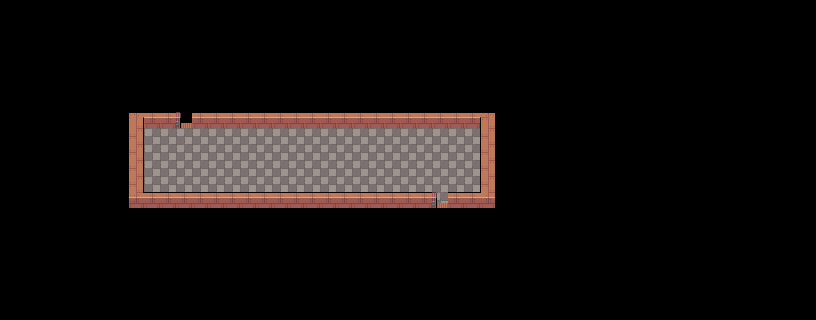

This game map was drawn from its Tiled (.tmx) file and the tilesets committed beside it. A one-line description and the trimmed map source follow:
An orthogonal 51x20 tile map with 16x16 px tiles, 3 tile layers (sfondo, pavimento, collisioni_layer), 1 hidden layer not drawn and 14 objects.

<map version="1.10" tiledversion="1.11.2" orientation="orthogonal" renderorder="right-down" width="51" height="20" tilewidth="16" tileheight="16" infinite="0" nextlayerid="8" nextobjectid="28">
 <tileset firstgid="1" name="CustomTileset" tilewidth="16" tileheight="16" spacing="2" margin="2" tilecount="64" columns="8">
  <image source="CustomTileset.png" width="160" height="160" />
  <tile id="0">
   <properties>
    <property name="solido" type="bool" value="true" />
   </properties>
  </tile>
  <tile id="1">
   <properties>
    <property name="solido" type="bool" value="true" />
   </properties>
  </tile>
  <tile id="2">
   <properties>
    <property name="solido" type="bool" value="true" />
   </properties>
  </tile>
  <tile id="3">
   <properties>
    <property name="solido" type="bool" value="true" />
   </properties>
  </tile>
  <tile id="4">
   <properties>
    <property name="solido" type="bool" value="true" />
   </properties>
  </tile>
  <tile id="5">
   <properties>
    <property name="solido" type="bool" value="true" />
   </properties>
  </tile>
  <tile id="6">
   <properties>
    <property name="solido" type="bool" value="true" />
   </properties>
  </tile>
  <tile id="8">
   <properties>
    <property name="solido" type="bool" value="true" />
   </properties>
  </tile>
  <tile id="10">
   <properties>
    <property name="solido" type="bool" value="true" />
   </properties>
  </tile>
  <tile id="11">
   <properties>
    <property name="solido" type="bool" value="true" />
   </properties>
  </tile>
  <tile id="13">
   <properties>
    <property name="solido" type="bool" value="true" />
   </properties>
  </tile>
  <tile id="16">
   <properties>
    <property name="solido" type="bool" value="true" />
   </properties>
  </tile>
  <tile id="17">
   <properties>
    <property name="solido" type="bool" value="true" />
   </properties>
  </tile>
  <tile id="18">
   <properties>
    <property name="solido" type="bool" value="true" />
   </properties>
  </tile>
  <tile id="19">
   <properties>
    <property name="solido" type="bool" value="true" />
   </properties>
  </tile>
  <tile id="20">
   <properties>
    <property name="solido" type="bool" value="true" />
   </properties>
  </tile>
  <tile id="21">
   <properties>
    <property name="solido" type="bool" value="true" />
   </properties>
  </tile>
  <tile id="22">
   <properties>
    <property name="solido" type="bool" value="true" />
   </properties>
  </tile>
  <tile id="24">
   <properties>
    <property name="solido" type="bool" value="true" />
   </properties>
  </tile>
  <tile id="25">
   <properties>
    <property name="solido" type="bool" value="true" />
   </properties>
  </tile>
  <tile id="26">
   <properties>
    <property name="solido" type="bool" value="true" />
   </properties>
  </tile>
  <tile id="27">
   <properties>
    <property name="solido" type="bool" value="true" />
   </properties>
  </tile>
  <tile id="28">
   <properties>
    <property name="solido" type="bool" value="true" />
   </properties>
  </tile>
  <tile id="29">
   <properties>
    <property name="solido" type="bool" value="true" />
   </properties>
  </tile>
  <tile id="30">
   <properties>
    <property name="solido" type="bool" value="true" />
   </properties>
  </tile>
  <tile id="31">
   <properties>
    <property name="solido" type="bool" value="true" />
   </properties>
  </tile>
  <tile id="32">
   <properties>
    <property name="solido" type="bool" value="true" />
   </properties>
  </tile>
  <tile id="33">
   <properties>
    <property name="solido" type="bool" value="true" />
   </properties>
  </tile>
  <tile id="34">
   <properties>
    <property name="solido" type="bool" value="true" />
   </properties>
  </tile>
  <tile id="35">
   <properties>
    <property name="solido" type="bool" value="true" />
   </properties>
  </tile>
  <tile id="36">
   <properties>
    <property name="solido" type="bool" value="true" />
   </properties>
  </tile>
  <tile id="37">
   <properties>
    <property name="solido" type="bool" value="true" />
   </properties>
  </tile>
 </tileset>
 <layer id="1" name="sfondo" width="51" height="20">
  <data>[1020 cells, 1 non-empty, 1 distinct tile ids]</data>
 </layer>
 <layer id="2" name="pavimento" width="51" height="20">
  <data>[1020 cells, 127 non-empty, 1 distinct tile ids]</data>
 </layer>
 <layer id="3" name="collisioni" width="51" height="20" visible="0">
  <data>[1020 cells, 936 non-empty, 11 distinct tile ids]</data>
 </layer>
 <layer id="7" name="collisioni_layer" width="51" height="20">
  <data>[1020 cells, 54 non-empty, 9 distinct tile ids]</data>
 </layer>
 <objectgroup id="5" name="eventi">
  <properties>
   <property name="spawnX" type="float" value="9" />
   <property name="spawnY" type="float" value="9" />
  </properties>
  <object id="3" x="184" y="120">
   <properties>
    <property name="eventRadius" type="float" value="1.5" />
    <property name="eventType" value="ChangeMap" />
    <property name="map" type="int" value="0" />
    <property name="spawnx" type="float" value="9" />
    <property name="spawny" type="float" value="8" />
   </properties>
  </object>
  <object id="12" x="440" y="201">
   <properties>
    <property name="eventRadius" type="float" value="1.5" />
    <property name="eventType" value="ChangeMap" />
    <property name="map" type="int" value="3" />
    <property name="spawnx" type="float" value="10" />
    <property name="spawny" type="float" value="13" />
   </properties>
  </object>
  <object id="17" x="439" y="184" width="19" height="19">
   <properties>
    <property name="color" type="color" value="#641f8c9a" />
    <property name="eventType" value="Light" />
    <property name="intensity" type="float" value="0.15" />
   </properties>
  </object>
  <object id="18" x="182" y="103" width="19" height="19">
   <properties>
    <property name="color" type="color" value="#64ff9a42" />
    <property name="eventType" value="Light" />
    <property name="intensity" type="float" value="0.3" />
   </properties>
  </object>
  <object id="19" x="213" y="129" width="24" height="63">
   <properties>
    <property name="delay" type="float" value="0.5" />
    <property name="duration" type="float" value="1" />
    <property name="eventType" value="Dialog" />
    <property name="text" value="?" />
   </properties>
  </object>
  <object id="20" x="259" y="129" width="32" height="63">
   <properties>
    <property name="delay" type="float" value="0" />
    <property name="duration" type="float" value="2.5" />
    <property name="eventType" value="Dialog" />
    <property name="text" value="Cosa è successo?               " />
   </properties>
  </object>
  <object id="21" x="309" y="128" width="25" height="63">
   <properties>
    <property name="delay" type="float" value="0" />
    <property name="duration" type="float" value="2.5" />
    <property name="eventType" value="Dialog" />
    <property name="text" value="Dove sono le altre stanze?              " />
   </properties>
  </object>
  <object id="24" x="350" y="128" width="25" height="63">
   <properties>
    <property name="delay" type="float" value="0" />
    <property name="duration" type="float" value="1" />
    <property name="eventType" value="Dialog" />
    <property name="text" value="Angelica!!" />
   </properties>
  </object>
  <object id="26" x="376" y="129" width="29" height="61">
   <properties>
    <property name="delay" type="float" value="0" />
    <property name="duration" type="float" value="3" />
    <property name="eventType" value="Message" />
    <property name="text" value="(Vai da tua sorella)" />
   </properties>
  </object>
  </objectgroup>
 <objectgroup id="6" name="collisionobjects">
  <!-- 4 objects omitted --></objectgroup>
</map>
<!-- 5 of 14 objects omitted -->
